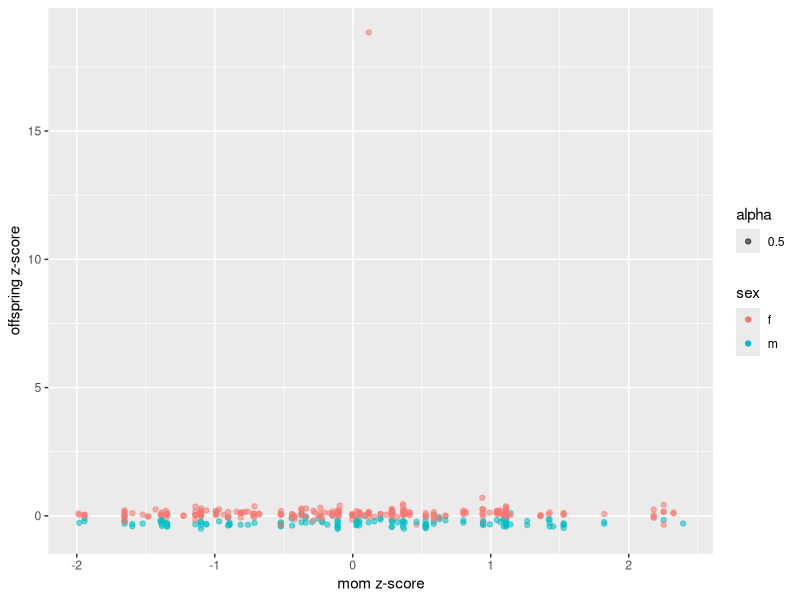
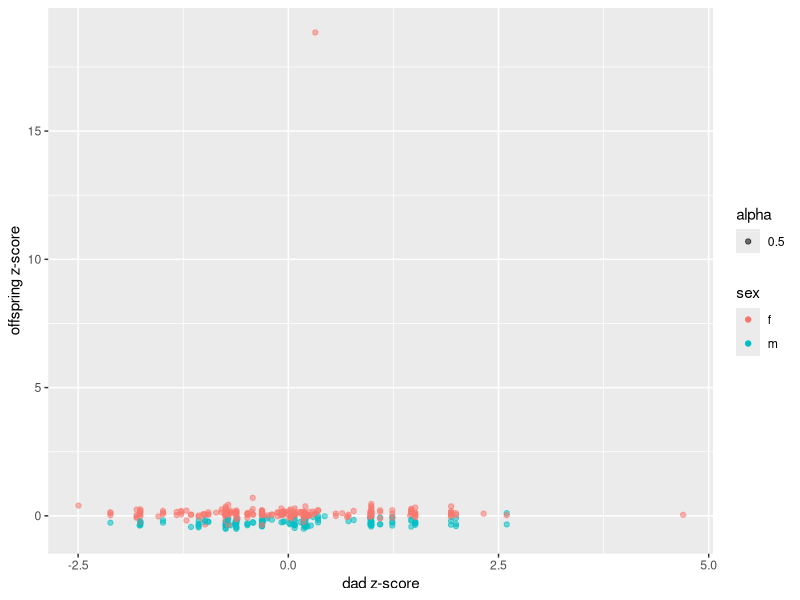
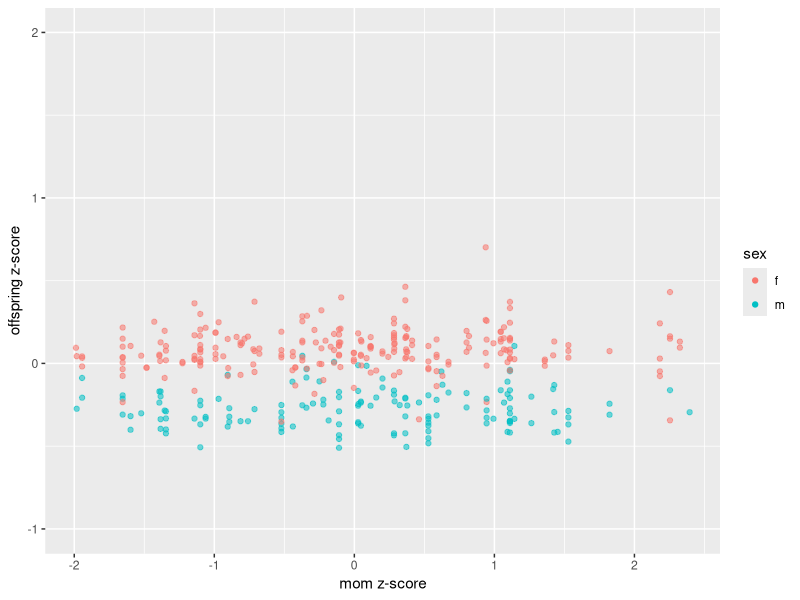
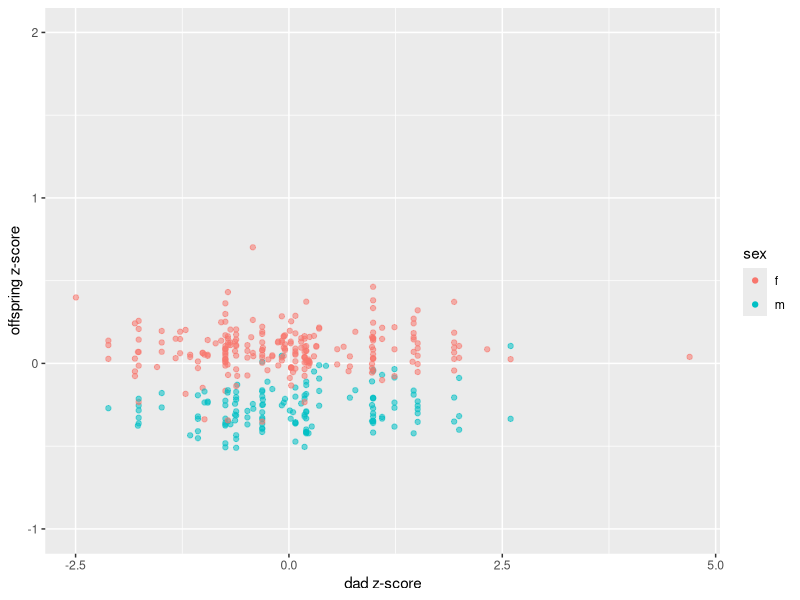

Generate these figures, in order, with R:
#Mini project week 8

library(tidyverse)
library(dplyr)

parentage_data <- read.csv("data_8/parentage_with_phenotypes_CSV.csv")


#Filtering out NAs and blanks by selecting sex columns only with m or f
filtered_parentage_data <- parentage_data %>%
  select(sex, length, depth, sex.1, length.1, depth.1, sex.2, length.2, depth.2) %>%
  filter(sex == "m" | sex== "f") %>%     
  filter(sex.1 == "m" | sex.1 =="f") %>% 
  filter(sex.2 =="m" | sex.2 == "f") %>% 
  
#Creating length:depth ratio columns for offspring and each parent  
  mutate(LD_ratio = length/depth) %>%     
  mutate(LD.1_ratio = length.1/depth.1) %>% 
  mutate(LD.2_ratio = length.2/depth.2) %>% 
  na.omit() #ensuring all NAs are removed


head(filtered_parentage_data)
View(filtered_parentage_data)


##Calculating z-scores for parents and offspring
  #standard deviations
sd_dad <- sd(filtered_parentage_data$LD.1_ratio)
sd_mom <- sd(filtered_parentage_data$LD.2_ratio)
sd_offspring <- sd(filtered_parentage_data$LD_ratio)  

  #means
mean_dad <- mean(filtered_parentage_data$LD.1_ratio)
mean_mom <- mean(filtered_parentage_data$LD.2_ratio)
mean_offspring <- mean(filtered_parentage_data$LD_ratio)


  #z-scores
    #dad
for (i in seq(1, length(filtered_parentage_data$LD.1_ratio))) {
  z_score_dad <- (filtered_parentage_data$LD.1_ratio[i] - mean_dad)/ sd_dad
  filtered_parentage_data$z_score_dad[i] <- as.numeric(z_score_dad)
  
}

    #double check that it worked properly:
head(filtered_parentage_data$z_score_dad)
(filtered_parentage_data$LD.1_ratio[1] - mean_dad)/sd_dad 


    #mom
for (i in seq(1, length(filtered_parentage_data$LD.2_ratio))) {
  z_score_mom <- (filtered_parentage_data$LD.2_ratio[i] - mean_mom)/ sd_mom 
  filtered_parentage_data$z_score_mom[i] <- as.numeric(z_score_mom)
  
}
head(filtered_parentage_data$z_score_mom)


    #offspring
for (i in seq(1, length(filtered_parentage_data$LD_ratio))) {
  z_score_offspring <- (filtered_parentage_data$LD_ratio[i] - mean_offspring)/ sd_offspring
  filtered_parentage_data$z_score_offspring[i] <- as.numeric(z_score_offspring)
  
}
head(filtered_parentage_data$z_score_offspring)

##graphing z-scores to compare between offspring and each parent
    #mom and offspring
ggplot(data = filtered_parentage_data) +
  geom_point(mapping = aes(x = filtered_parentage_data$z_score_mom, y = filtered_parentage_data$z_score_offspring, color = sex, alpha = 0.5))+
  labs(x = "mom z-score", y = "offspring z-score") 

  #dad and offspring
ggplot(data = filtered_parentage_data) +
  geom_point(mapping = aes(x = filtered_parentage_data$z_score_dad, y = filtered_parentage_data$z_score_offspring, color = sex, alpha = 0.5))+
  labs(x = "dad z-score", y = "offspring z-score")
  
#We can see that there's one obvious outlier in both plots throwing off the scale and obscuring any trends that may be there. Let's fix that:
  
  #mom and offspring - outlier and legend removed
  ggplot(data = filtered_parentage_data) +
    geom_point(mapping = aes(x = filtered_parentage_data$z_score_mom, y = filtered_parentage_data$z_score_offspring, color = sex, alpha = 0.5))+
    labs(x = "mom z-score", y = "offspring z-score") +
    ylim(-1, 2) +
    guides(alpha = FALSE)

  #dad and offspring - outler and legend removed
  ggplot(data = filtered_parentage_data) +
    geom_point(mapping = aes(x = filtered_parentage_data$z_score_dad, y = filtered_parentage_data$z_score_offspring, color = sex, alpha = 0.5))+
    labs(x = "dad z-score", y = "offspring z-score")+
    ylim(-1, 2) +
    guides(alpha = FALSE)
  
  